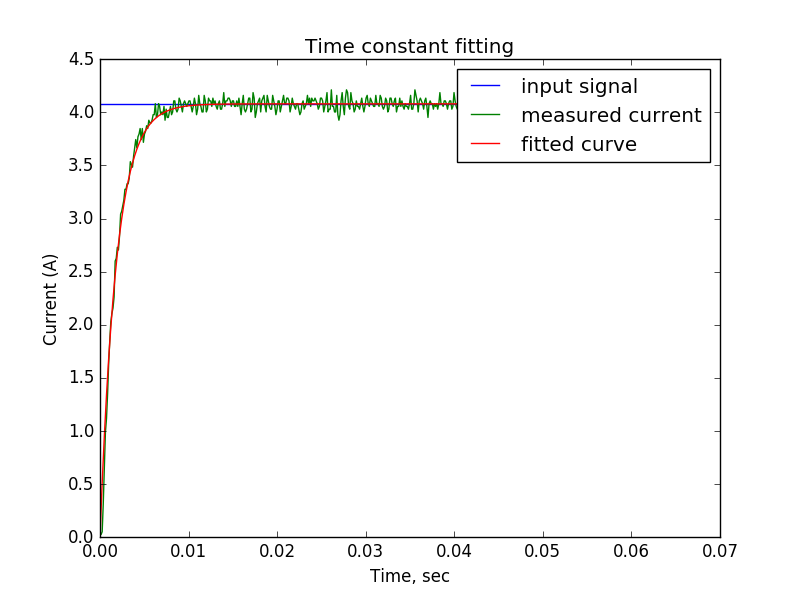

This figure's Python source:
import numpy as np
from scipy.optimize import curve_fit
import matplotlib.pyplot as plt

I0 = 4.08

def unit_step_current(x, tau):
    return [I0 - I0*np.exp(-t/tau) for t in x]

data = np.genfromtxt('controller_unit_step_4.08A.csv', delimiter=',', names=['t', 'J', 'I'])

tau = curve_fit(unit_step_current, data['t'], data['I'])[0]
print(tau)

fig = plt.figure()
ax1 = fig.add_subplot(111)

ax1.set_title("Time constant fitting")
ax1.set_xlabel('Time, sec')
ax1.set_ylabel('Current (A)')

ax1.plot(data['t'], data['J'], color='b', label='input signal')
ax1.plot(data['t'], data['I'], color='g', label='measured current')
model=unit_step_current(data['t'], tau)
ax1.plot(data['t'], model, color='r', label='fitted curve')
ax1.legend()

plt.show()
